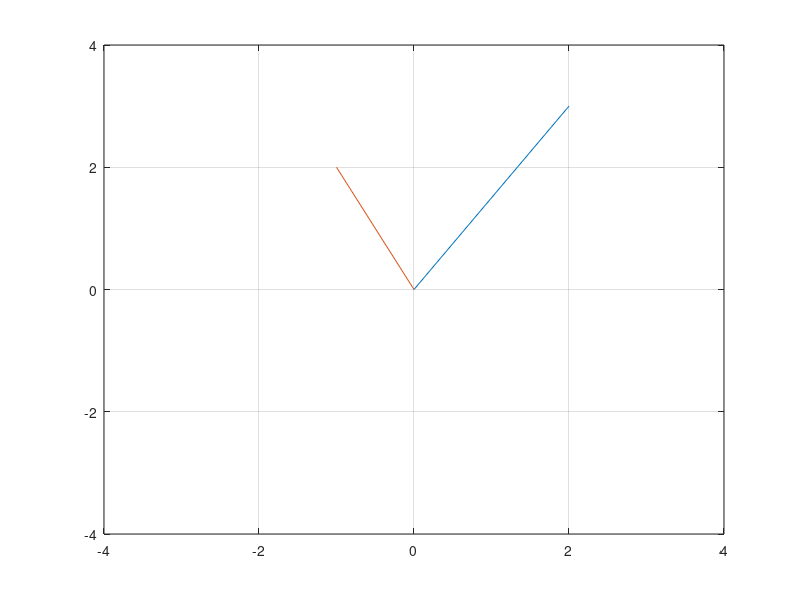

Source code (MATLAB):
A = [0 2; 0 3];
B = [0 -1; 0 2];
a = plot(A(1,:),A(2,:));
grid on % pone la grilla
axis([-4 4 -4 4]);
hold on
plot(B(1,:),B(2,:));

x = inputdlg({'Vector 1','Vector 2'},'Vectores', [1 50; 1 12]); 

data = str2double(x{1,:}); 

